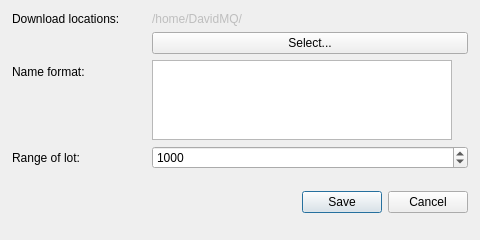
<?xml version="1.0" encoding="UTF-8"?>
<ui version="4.0">
 <class>AssistantSettings</class>
 <widget class="QWidget" name="AssistantSettings">
  <property name="windowModality">
   <enum>Qt::ApplicationModal</enum>
  </property>
  <property name="geometry">
   <rect>
    <x>0</x>
    <y>0</y>
    <width>480</width>
    <height>240</height>
   </rect>
  </property>
  <property name="windowTitle">
   <string>Preferences</string>
  </property>
  <layout class="QFormLayout" name="formLayout_2">
   <property name="horizontalSpacing">
    <number>32</number>
   </property>
   <property name="leftMargin">
    <number>12</number>
   </property>
   <property name="topMargin">
    <number>12</number>
   </property>
   <property name="rightMargin">
    <number>12</number>
   </property>
   <property name="bottomMargin">
    <number>12</number>
   </property>
   <item row="0" column="0">
    <widget class="QLabel" name="folder_desc">
     <property name="whatsThis">
      <string>&lt;html&gt;&lt;head/&gt;&lt;body&gt;&lt;p&gt;Folder location to store downloads&lt;/p&gt;&lt;/body&gt;&lt;/html&gt;</string>
     </property>
     <property name="text">
      <string>Download locations:</string>
     </property>
    </widget>
   </item>
   <item row="1" column="1">
    <widget class="QPushButton" name="folder_button">
     <property name="text">
      <string>Select...</string>
     </property>
    </widget>
   </item>
   <item row="2" column="0">
    <widget class="QLabel" name="filename_desc">
     <property name="whatsThis">
      <string>&lt;html&gt;&lt;head/&gt;&lt;body&gt;&lt;p&gt;Admits certain parameters to name downloaded files:&lt;/p&gt;&lt;p&gt;{batch_number}: Número de lote&lt;/p&gt;&lt;p&gt;{batch_size}: Rango del lote&lt;/p&gt;&lt;p&gt;{now}: Fecha al guardar archivo&lt;/p&gt;&lt;p&gt;{created}: Marca de tiempo de creación&lt;/p&gt;&lt;p&gt;{completed}: Marca de tiempo de completación&lt;/p&gt;&lt;/body&gt;&lt;/html&gt;</string>
     </property>
     <property name="text">
      <string>Name format:</string>
     </property>
    </widget>
   </item>
   <item row="2" column="1">
    <widget class="QPlainTextEdit" name="filename_format">
     <property name="sizePolicy">
      <sizepolicy hsizetype="Fixed" vsizetype="Fixed">
       <horstretch>0</horstretch>
       <verstretch>0</verstretch>
      </sizepolicy>
     </property>
     <property name="maximumSize">
      <size>
       <width>300</width>
       <height>80</height>
      </size>
     </property>
    </widget>
   </item>
   <item row="3" column="0">
    <widget class="QLabel" name="batch_size_desc">
     <property name="whatsThis">
      <string>&lt;html&gt;&lt;head/&gt;&lt;body&gt;&lt;p&gt;Number of certificates that will contain each lot&lt;/p&gt;&lt;/body&gt;&lt;/html&gt;</string>
     </property>
     <property name="text">
      <string>Range of lot:</string>
     </property>
    </widget>
   </item>
   <item row="3" column="1">
    <widget class="QSpinBox" name="batch_size_spin">
     <property name="minimum">
      <number>1</number>
     </property>
     <property name="maximum">
      <number>10000</number>
     </property>
     <property name="value">
      <number>1000</number>
     </property>
     <property name="displayIntegerBase">
      <number>10</number>
     </property>
    </widget>
   </item>
   <item row="4" column="1">
    <spacer name="verticalSpacer">
     <property name="orientation">
      <enum>Qt::Vertical</enum>
     </property>
     <property name="sizeType">
      <enum>QSizePolicy::Fixed</enum>
     </property>
     <property name="sizeHint" stdset="0">
      <size>
       <width>0</width>
       <height>10</height>
      </size>
     </property>
    </spacer>
   </item>
   <item row="5" column="1">
    <widget class="QDialogButtonBox" name="button_box">
     <property name="standardButtons">
      <set>QDialogButtonBox::Cancel|QDialogButtonBox::Save</set>
     </property>
    </widget>
   </item>
   <item row="0" column="1">
    <widget class="QLabel" name="absolute_folder">
     <property name="enabled">
      <bool>false</bool>
     </property>
     <property name="text">
      <string>/home/DavidMQ/</string>
     </property>
    </widget>
   </item>
  </layout>
 </widget>
 <resources/>
 <connections>
  <connection>
   <sender>button_box</sender>
   <signal>rejected()</signal>
   <receiver>AssistantSettings</receiver>
   <slot>close()</slot>
   <hints>
    <hint type="sourcelabel">
     <x>276</x>
     <y>210</y>
    </hint>
    <hint type="destinationlabel">
     <x>189</x>
     <y>119</y>
    </hint>
   </hints>
  </connection>
 </connections>
</ui>
